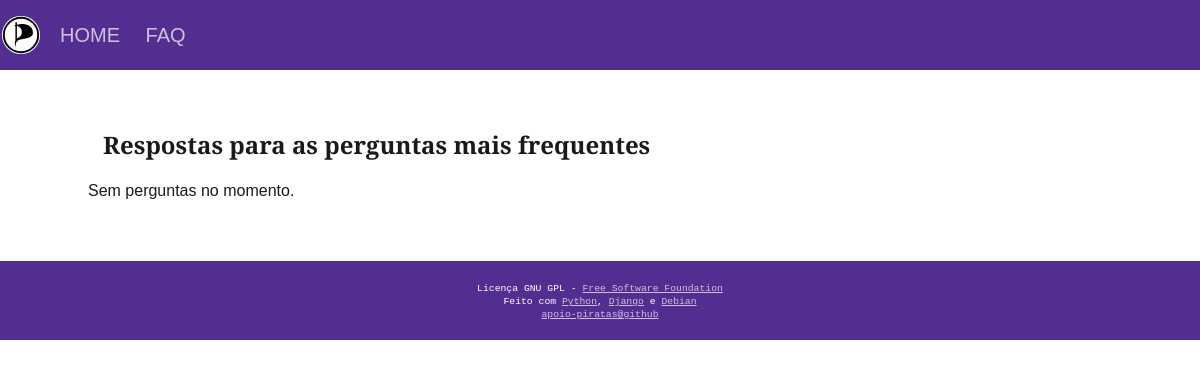
Before: /faqs/ with the older database file.
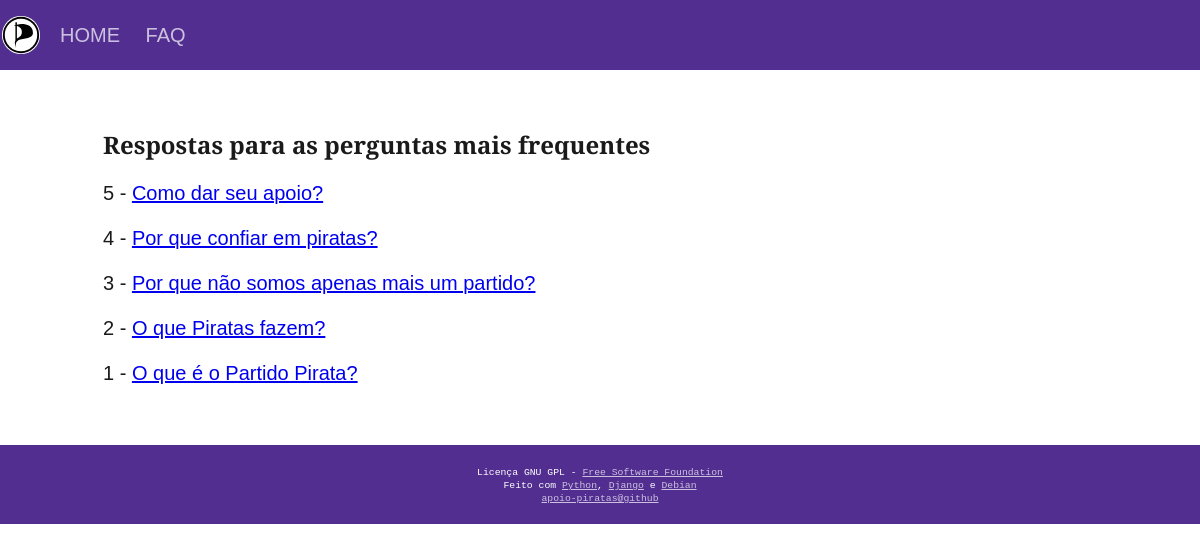
After: the same page with the newer database file.
### faqs/models.py (models this page shows, shortened)
class Question(models.Model):
    PENDING  = 'PE'
    APPROVED = 'AP'
    QUESTION_STATUS = ( (PENDING, 'Pending'), (APPROVED, 'Approved'), )
    question_text   = models.CharField(max_length=200)
    question_email  = models.CharField(max_length=200)
    question_status = models.CharField(max_length=2, choices=QUESTION_STATUS, default=PENDING)
    pub_date        = models.DateTimeField('date published')

### faqs/views.py (the view)
def index(request):
    latest_question_list = Question.objects.order_by('-pub_date')[:5]
    template = get_template('faqs/index.html')
    context = {
        'latest_question_list': latest_question_list,
    }
    return HttpResponse(template.render(context, request))

### faqs/templates/faqs/index.html (shortened to what this page needs)
{% load staticfiles %}
<!DOCTYPE html>
<html lang="en">
<head>
    <link href='https://www.google.com/fonts/specimen/Open+Sans' rel='stylesheet' type='text/css' />
    <link href='https://www.google.com/fonts#UsePlace:use/Collection:Droid+Sans+Mono' rel='stylesheet' type='text/css' />
    <link rel="stylesheet" href="{% static "helpers.min.css" %}" />
    <link rel="stylesheet" href="{% static "piratas.css" %}" />
</head>
<body text="line-1.5 gray-90" layout="no-margin">
    <nav layout="" text="upper big" text="navy white line-1" links="hover-white fadeIn">
        <div>
            <a href="/">HOME</a>
            <a href="/faqs">FAQ</a>
        </div>
    </nav>
    <section layout="center fix">
        <h2 layout="margin-15">Respostas para as perguntas mais frequentes</h2>
        {% if latest_question_list %}
            {% for question in latest_question_list %}
                <p text="big" layout="margin-15">
                    {{ question.id }} -
                    <a href="/faqs/{{ question.id }}/">{{ question.question_text }}</a>
                </p>
            {% endfor %}
        {% else %}
            <p>Sem perguntas no momento.</p>
        {% endif %}
    </section>
{% include "footer.html" %}

Changed rows visible on the page:
added Question: id "5", question_text "Como dar seu apoio?"
added Question: id "4", question_text "Por que confiar em piratas?"
added Question: id "3", question_text "Por que não somos apenas mais um partido?"
added Question: id "2", question_text "O que Piratas fazem?"
added Question: id "1", question_text "O que é o Partido Pirata?"
Other visible differences:
text no longer shown: "Sem perguntas no momento."
